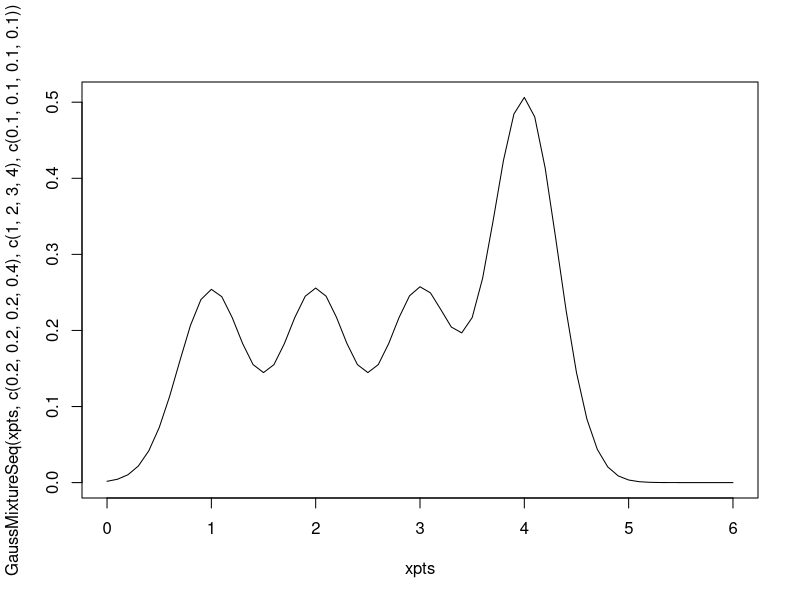

R code for this plot: (Note: this script raises an error after producing the figure.)
#Stochastic Modeling Homework 2. Normal pdf


# returns pdf value at each point in pts using a mixture
# model defined by sum(pis[i] * N(pts[i],us[i],vars[i])
# Where N(pt, u, var) returns the value of the pdf defined
# by a normal distribution with mean u and variance var 
GaussMixtureSeq <- function (pts, pis, us, vars){
  result <- numeric(length(pts))
  for(i in 1:length(pts)){
    for(p in 1:length(pis)){
      result[i] <- result[i] + pis[p] * dnorm(pts[i],mean=us[p],sd=sqrt(vars[p]))
    }
  }
  return(result)
}
xpts = seq(0,6,0.1)
plot(type = 'l', x=xpts, y=GaussMixtureSeq(xpts, c(0.2,0.2,0.2,0.4), c(1,2,3,4), c(.1,.1,.1,.1) ) )

GaussMixtureSample <- function(n, pis, us, vars){
  # pick a random distribution, i, from the pi's
  sample = numeric(length=n)
  for(point in 1:n){
    z = runif(n=1,min=0,max=1)
    i = 1
    while(z>0){
      z<-z-pis[i]
      i<-i+1
    }
    i=i-1
    # draw from dstribution i
    sample[point] <- rnorm(n=1,mean=us[i],sd=sqrt(vars[i]))
  }
  return(sample)
}

EM <- function(pts, pis, us, vars, epsilon){
  groups <- list(length=length(pis))
  
  temp.pis <- pis
  temp.us <- us
  temp.vars <- vars
  
  max.dif = 1.0
  while(max.dif > epsilon && min(temp.pis) > 0.01){
    plotProgress = TRUE
    for(i in 1:length(pis)){
      groups[[i]] <- c(1)
    }
    for(i in 1:length(pts)){
      w <- numeric(length(pis))
      for(d in 1:length(pis)){
        w[d] <- dnorm(pts[i],mean=temp.us[d],sd=sqrt(temp.vars[d])) * temp.pis[d]
      }
      groups[[which.max(w)]] <- append(groups[[which.max(w)]], pts[i])
    }
    
    old.pis <- temp.pis
    old.us <- temp.us
    old.vars <- temp.vars
    
    for(i in 1:length(pis)){
      groups[[i]] <- groups[[i]][-1]
      temp.pis[i] <- 1.0*length(groups[[i]])/length(pts)
      temp.us[i] <- mean(groups[[i]])
      temp.vars[i] <- var(groups[[i]])
    }
    
    print("--------------------------------------------------")
    print("pis: ")
    print(old.pis)
    print(temp.pis)
    print("uss: ")
    print(old.us)
    print(temp.us)
    print("vars: ")
    print(old.vars)
    print(temp.vars)
    
    if(plotProgress){
      plot(type = 'l', x=xpts, y=GaussMixtureSeq(xpts, temp.pis, temp.us, temp.vars ) )
    }
    
    max.dif = max(  c( max(abs(temp.pis-old.pis), max(abs(temp.us-old.us)), max(abs(temp.vars-old.vars))) )  )
    print(max.dif)
  }
}

EM(sample, c(0.2,0.2,0.2,0.4), c(0,2,2.5,3), c(.15,.15,.15,.15), epsilon=0.001 )


c()
c(1)
append(c(), 2)
append(c(1), 2)

sample <- GaussMixtureSample(10000, c(0.2,0.2,0.2,0.4), c(1,2,3,4), c(.1,.1,.1,.1))

hist(sample, breaks=100)

plot(type = 'l', x=xpts, y=GaussMixtureSeq(xpts, c(0.20207,0.20449,0.22747,0.36597), c(0.9945625,2.0318276,3.0861390,4.0596749), c(0.08859049,0.07284075,0.08331663,0.07280922) ) )
sample <- GaussMixtureSample(100000, c(0.20207,0.20449,0.22747,0.36597), c(0.9945625,2.0318276,3.0861390,4.0596749), c(0.08859049,0.07284075,0.08331663,0.07280922))
hist(sample, breaks=50)
